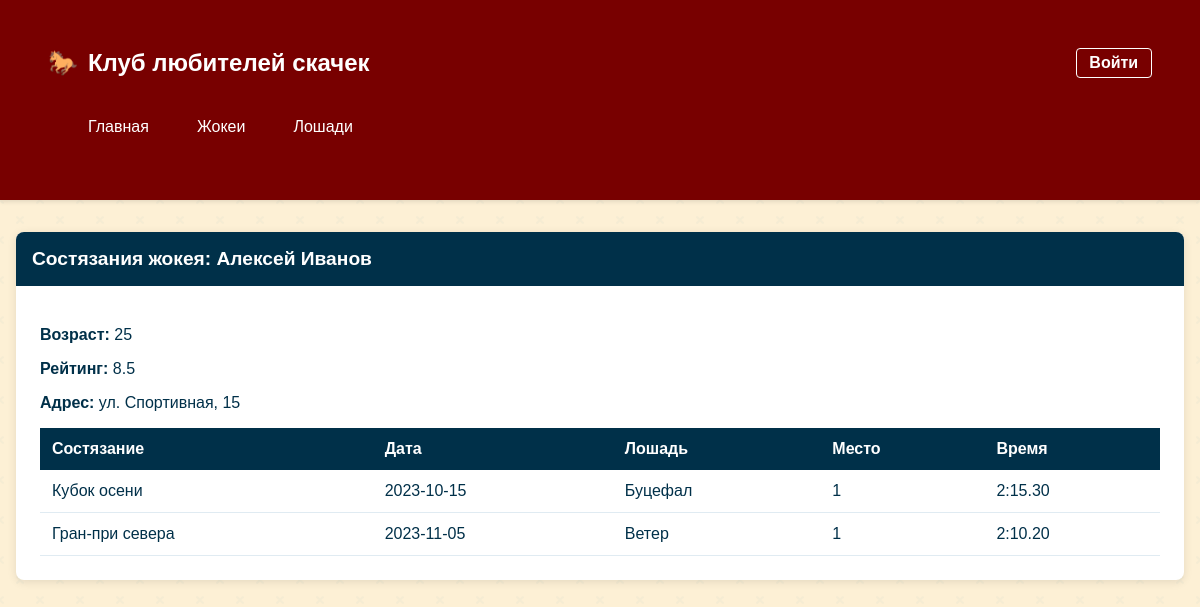
/jockey/1, run on an earlier commit of the app's database.
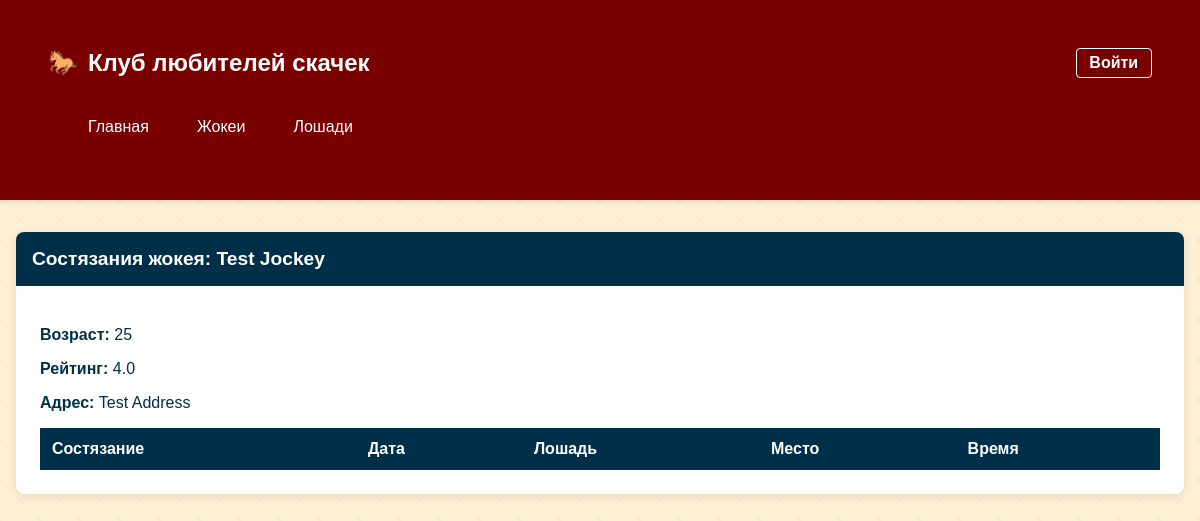
And on a later commit of the database.
### horse_racing_app/models.py (models this page shows)
class Jockey(db.Model):
    __tablename__ = 'jockeys'
    id = db.Column(db.Integer, primary_key=True)
    name = db.Column(db.String(100), nullable=False)
    address = db.Column(db.String(200), nullable=False)
    age = db.Column(db.Integer, nullable=False)
    rating = db.Column(db.Float, nullable=False)
    results = db.relationship('Result', backref='jockey', lazy=True)

class Result(db.Model):
    __tablename__ = 'results'
    id = db.Column(db.Integer, primary_key=True)
    competition_id = db.Column(db.Integer, db.ForeignKey('competitions.id'), nullable=False)
    jockey_id = db.Column(db.Integer, db.ForeignKey('jockeys.id'), nullable=False)
    horse_id = db.Column(db.Integer, db.ForeignKey('horses.id'), nullable=False)
    position = db.Column(db.Integer, nullable=False)
    time = db.Column(db.String(20), nullable=False)

class Competition(db.Model):
    __tablename__ = 'competitions'
    id = db.Column(db.Integer, primary_key=True)
    date = db.Column(db.Date, nullable=False)
    time = db.Column(db.Time, nullable=False)
    location = db.Column(db.String(200), nullable=False)
    name = db.Column(db.String(200), nullable=True)
    results = db.relationship('Result', backref='competition', lazy=True)

class Horse(db.Model):
    __tablename__ = 'horses'
    id = db.Column(db.Integer, primary_key=True)
    name = db.Column(db.String(100), nullable=False)
    gender = db.Column(db.String(10), nullable=False)
    age = db.Column(db.Integer, nullable=False)
    owner_id = db.Column(db.Integer, db.ForeignKey('owners.id'), nullable=False)
    results = db.relationship('Result', backref='horse', lazy=True)

### horse_racing_app/app.py (the view)
@app.route('/jockey/<int:jockey_id>')
def jockey_competitions(jockey_id):
    jockey = Jockey.query.get_or_404(jockey_id)
    results = Result.query.filter_by(jockey_id=jockey_id).all()
    return render_template('jockey_competitions.html', jockey=jockey, results=results)

### horse_racing_app/templates/jockey_competitions.html (shortened to what this page needs)
{% extends "base.html" %}
{% block content %}
<div class="card">
    <div class="card-header">Состязания жокея: {{ jockey.name }}</div>
    <div class="card-body">
        <p><strong>Возраст:</strong> {{ jockey.age }}</p>
        <p><strong>Рейтинг:</strong> {{ jockey.rating }}</p>
        <p><strong>Адрес:</strong> {{ jockey.address }}</p>
        <table class="table">
            <thead>
                <tr>
                    <th>Состязание</th>
                    <th>Дата</th>
                    <th>Лошадь</th>
                    <th>Место</th>
                    <th>Время</th>
                </tr>
            </thead>
            <tbody>
                {% for result in results %}
                <tr>
                    <td>{{ result.competition.name }}</td>
                    <td>{{ result.competition.date }}</td>
                    <td>{{ result.horse.name }}</td>
                    <td>{{ result.position }}</td>
                    <td>{{ result.time }}</td>
                </tr>
                {% endfor %}
            </tbody>
        </table>
    </div>
</div>
{% endblock %}

What changed in the data, as far as the page shows it:
removed Result: competition.name "Кубок осени", competition "2023-10-15", horse.name "Буцефал", position "1", time "2:15.30"
removed Result: competition.name "Гран-при севера", competition "2023-11-05", horse.name "Ветер", position "1", time "2:10.20"
changed Jockey: name "Алексей Иванов" → "Test Jockey"; rating "8.5" → "4.0"; address "ул. Спортивная, 15" → "Test Address"
